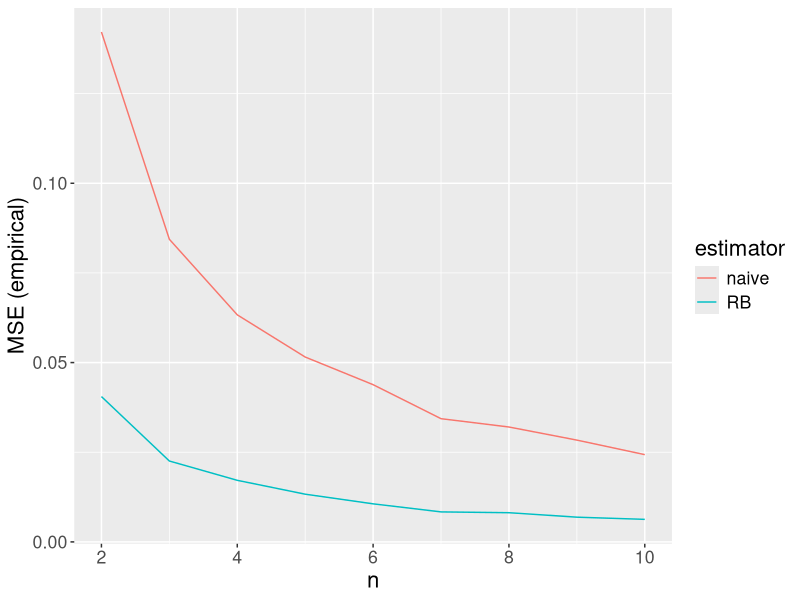

Reproduce this figure in R.
library(tidyverse)
theta <- 3
p_true <- exp(-theta) * theta
n_vec <- 2:10
B <- 1000
df_ls <- list()
for(l in 1:length(n_vec)){
  n <- n_vec[l]
  p_hat_naive_vec <- p_hat_rb_vec <- rep(NA,B)
  for(i in 1:B){
    samps <- rpois(n, theta)
    t <- sum(samps)
    p_hat_naive_vec[i] <- sum(samps == 1) / n
    
    p_hat_rb_vec[i] <-  t/n * (1-1/n)^(t - 1)
    
  }
  
  mse_naive <- var(p_hat_naive_vec) + mean ( (p_hat_naive_vec - p_true)^2)
  mse_rb <- var(p_hat_rb_vec) + mean ( (p_hat_rb_vec - p_true)^2)
  df_ls[[l]] <- data.frame(n, naive= mse_naive, RB = mse_rb)
}

do.call(rbind, df_ls) |>
  pivot_longer(cols = c(2:3), names_to = "estimator", values_to = "MSE") |>
  ggplot(aes(x = n, y = MSE, col = estimator)) +
  geom_line() +
  labs(y = "MSE (empirical)") +
  theme(text = element_text(size = 16)) 
